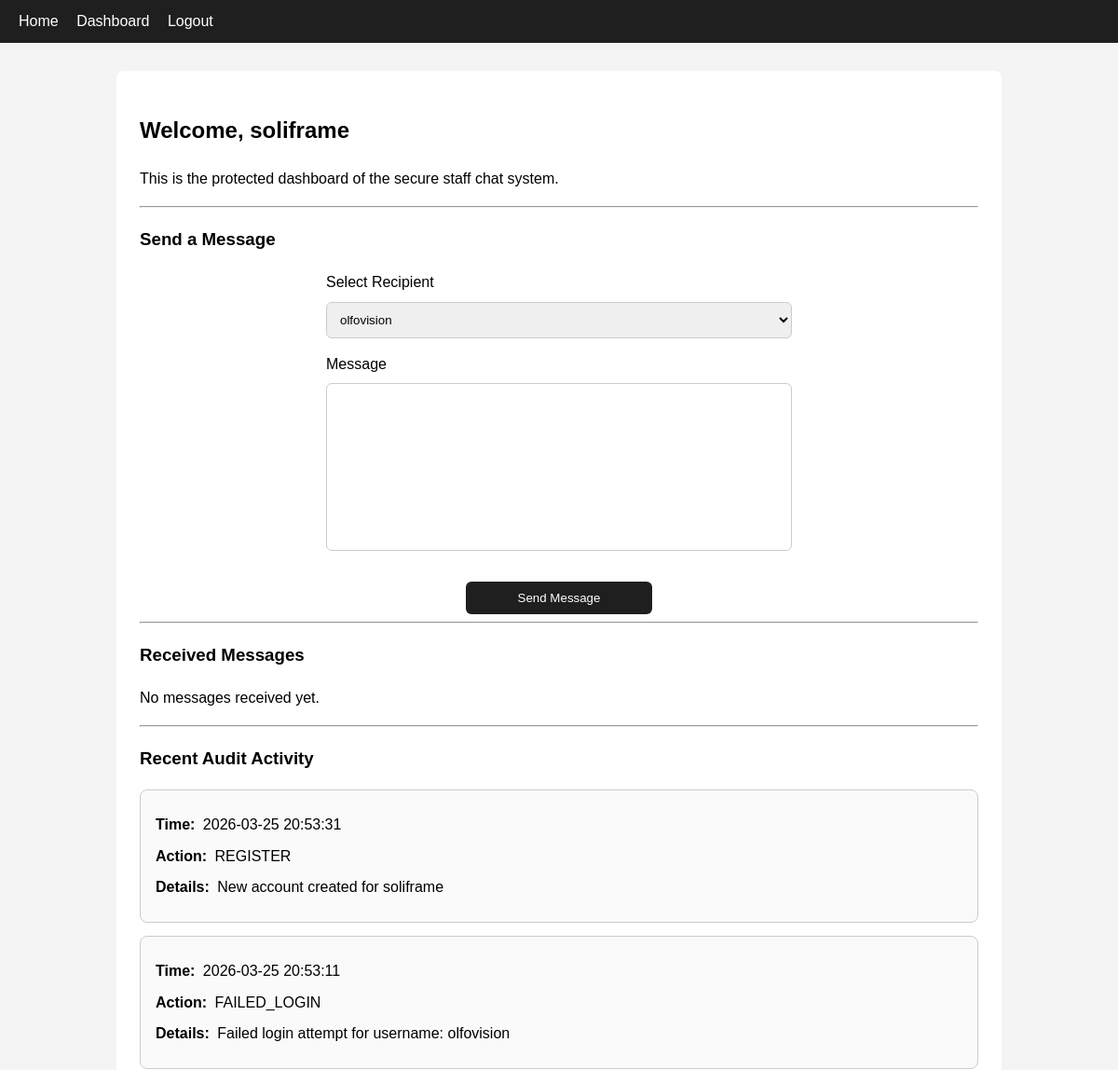
Before: /dashboard (signed in, upper part) with the older database file.
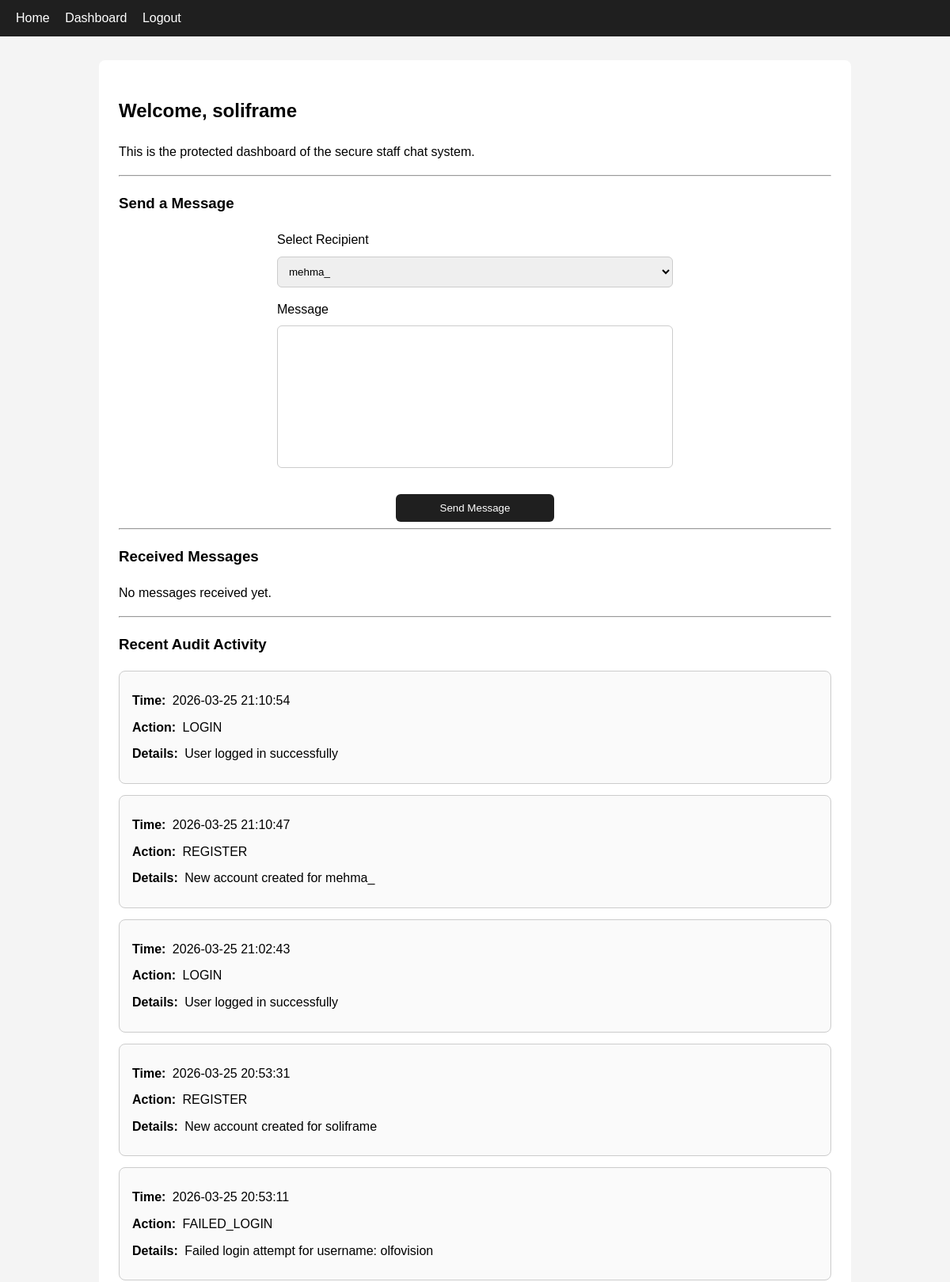
After: the same page with the newer database file.
### tables this page shows
CREATE TABLE audit_logs (
            id INTEGER PRIMARY KEY AUTOINCREMENT,
            user_id INTEGER,
            action TEXT NOT NULL,
            details TEXT,
            created_at TEXT NOT NULL,
            FOREIGN KEY (user_id) REFERENCES users (id)
        );

### app.py (the view, shortened to what this page needs)
@app.route("/dashboard", methods=["GET", "POST"])
@login_required
def dashboard():
    conn = get_db_connection()
    users = conn.execute(
        """
        SELECT id, username
        FROM users
        WHERE id != ?
        ORDER BY username
    """,
        (session["user_id"],),
    ).fetchall()
    received_messages_raw = conn.execute(
        """
        SELECT messages.created_at, messages.message_text, users.username AS sender_name
        FROM messages
        JOIN users ON messages.sender_id = users.id
        WHERE messages.receiver_id = ?
        ORDER BY messages.created_at DESC
        """,
        (session["user_id"],),
    ).fetchall()
    received_messages = []
    logs = conn.execute(
        """
        SELECT created_at, action, details
        FROM audit_logs
        ORDER BY created_at DESC
        LIMIT 10
    """
    ).fetchall()
    conn.close()
    return render_template(
        "dashboard.html", users=users, messages=received_messages, logs=logs
    )

### app.py (called while the page is built)
def get_db_connection():
    conn = sqlite3.connect(DATABASE)
    conn.row_factory = sqlite3.Row
    return conn

def login_required(route_function):
    @wraps(route_function)
    def wrapped_function(*args, **kwargs):
        if "user_id" not in session:
            flash("Please log in first.")
            return redirect(url_for("login"))
        return route_function(*args, **kwargs)
    return wrapped_function

@app.before_request
def make_session_permanent():
    if "user_id" in session:
        session.permanent = True

### templates/dashboard.html
{% extends "base.html" %}
{% block content %}
    <h2>Welcome, {{ session["username"] }}</h2>
    <p>This is the protected dashboard of the secure staff chat system.</p>
    <hr>
    <h3>Send a Message</h3>
    <form method="POST" class="form-container">
        <label>Select Recipient</label>
        <select name="receiver_id" required>
            {% for user in users %}
                <option value="{{ user['id'] }}">{{ user['username'] }}</option>
            {% endfor %}
        </select>
        <label>Message</label>
        <textarea name="message_text" rows="4" required></textarea>
        <button type="submit">Send Message</button>
    </form>
    <hr>
    <h3>Received Messages</h3>
    {% if messages %}
        {% for msg in messages %}
            <div class="log-box">
                <p><strong>From:</strong> {{ msg['sender_name'] }}</p>
                <p><strong>Time:</strong> {{ msg['created_at'] }}</p>
                <p><strong>Message:</strong> {{ msg['message_text'] }}</p>
            </div>
        {% endfor %}
    {% else %}
        <p>No messages received yet.</p>
    {% endif %}
    <hr>
    <h3>Recent Audit Activity</h3>
    {% if logs %}
        {% for log in logs %}
            <div class="log-box">
                <p><strong>Time:</strong> {{ log['created_at'] }}</p>
                <p><strong>Action:</strong> {{ log['action'] }}</p>
                <p><strong>Details:</strong> {{ log['details'] }}</p>
            </div>
        {% endfor %}
    {% else %}
        <p>No audit logs yet.</p>
    {% endif %}
{% endblock %}

### templates/base.html (shortened to what this page needs)
<!doctype html>
<html lang="en">
  <head>
  </head>
  <body>
    <nav>
      <a href="/">Home</a>
      {% if session.get("user_id") %}
      <a href="/dashboard">Dashboard</a>
      <a href="/logout">Logout</a>
      {% else %}
      <a href="/login">Login</a>
      <a href="/register">Register</a>
      {% endif %}
    </nav>
    <div class="container">
       {% block content %}{% endblock %}
    </div>
  </body>
</html>

### templates/base.html (style rules this page uses)
body { font-family: Arial, sans-serif; background: #f4f4f4; margin: 0; }
nav { background: #1f1f1f; color: white; padding: 14px 20px; }
nav a { color: white; text-decoration: none; margin-right: 15px; }
.container { width: 80%; max-width: 900px; margin: 30px auto; background: white; padding: 25px; border-radius: 8px; line-height: 1.6; }
.form-container { max-width: 500px; margin: auto; }
input, select, textarea { width: 100%; padding: 10px; margin-top: 8px; margin-bottom: 15px; border-radius: 6px; border: 1px solid #ccc; box-sizing: border-box; }
button { width: 200px; padding: 10px; margin-top: 10px; border-radius: 6px; border: none; background-color: #1f1f1f; color: white; cursor: pointer; display: block; margin-left: auto; margin-right: auto; }
button { cursor: pointer; }
.log-box { border: 1px solid #ccc; padding: 16px; margin-bottom: 14px; border-radius: 8px; background-color: #fafafa; overflow-wrap: break-word; word-wrap: break-word; word-break: break-word; white-space: normal; line-height: 1.6; }
.log-box p { margin: 8px 0; }
textarea { resize: none; width: 100%; min-height: 180px; box-sizing: border-box; }
.log-box strong { display: inline-block; margin-right: 4px; }

Changed rows visible on the page:
added audit_logs: created_at "2026-03-25 21:10:54", action "LOGIN", details "User logged in successfully"
added audit_logs: created_at "2026-03-25 21:10:47", action "REGISTER", details "New account created for mehma_"
added audit_logs: created_at "2026-03-25 21:02:43", action "LOGIN", details "User logged in successfully"
Other visible differences:
form field receiver_id: "olfovision" → "mehma_"
